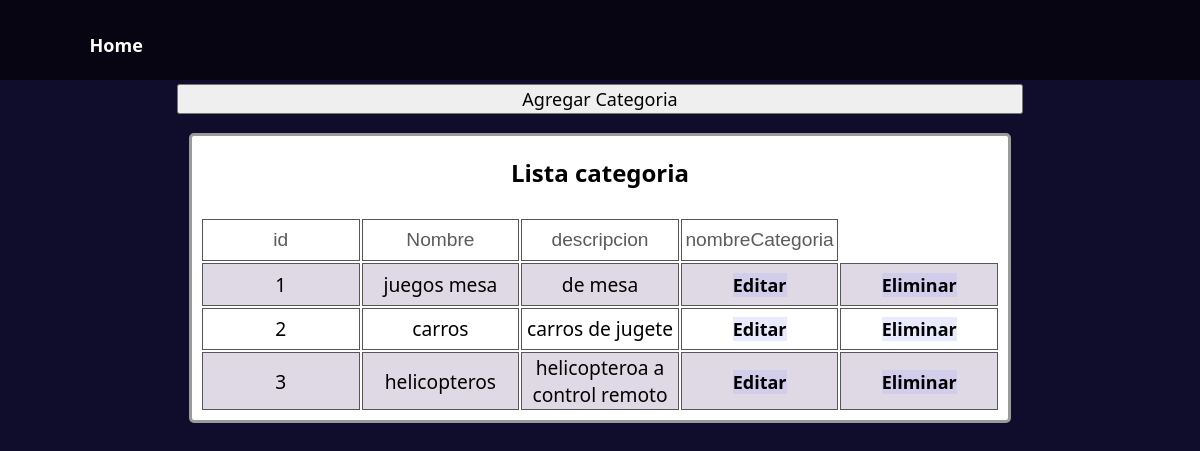
The app's page /EditSubcategoria/ (signed in), older data.
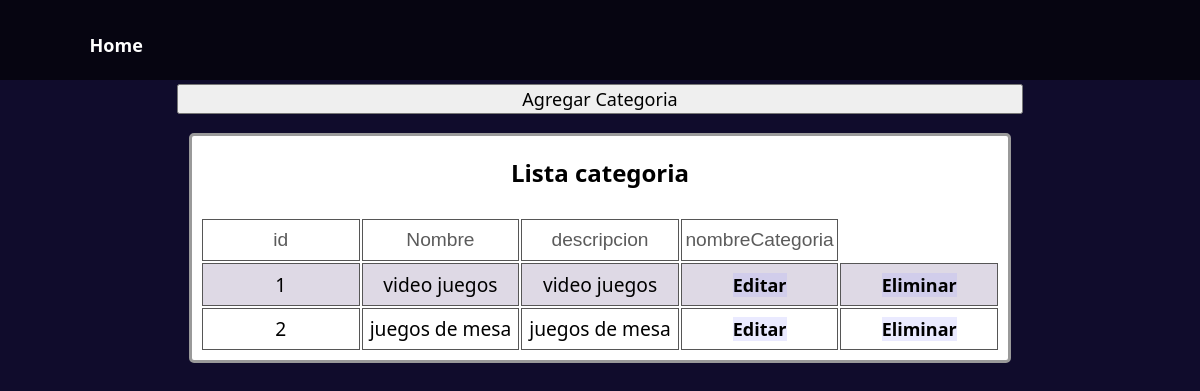
The same page, newer data.
### PruebaDjangoApp/models/Subcategorias.py (models this page shows)
class Subcategorias(models.Model):
    id = models.AutoField(primary_key=True)
    nombre = models.CharField('subcategoria', max_length=50)
    descripcion = models.CharField(max_length=100, default='descripcion')

### PruebaDjangoApp/views/SubcategoriasView2.py (the view)
# urls.py: path('EditSubcategoria/', views.SubcategoriasView2.categoria),
@login_required
def categoria(request):
    subcategoria = Subcategorias.objects.all().values()
    context = {
    'subcategoria': subcategoria
  }
    template =loader.get_template('AddSupcategoria.html')
    return HttpResponse(template.render(context, request))

### PruebaDjangoApp/Templates/AddSupcategoria.html (shortened to what this page needs)
{% extends "./index.html"%}
{% block body %}
<head>
</head>
<body>
  <div class="ArticuleForm">
  <button id="Abrir">Agregar Categoria</button>
  <div class="tabla">
    <h1>Lista categoria</h1>
    <table class="table" >
        <tr>
          <td class="tit">id</td>
          <td class="tit">Nombre</td>
          <td class="tit">descripcion</td>
          <td class="tit">nombreCategoria</td>
        </tr>
        {% for x in subcategoria %}
        <tr>
            <td>{{ x.id }}</td>
            <td>{{ x.nombre}}</td>
            <td>{{ x.descripcion }}</td>
        <td class="EdEltb"><a class="EdEl" href="/SubcategoriaiaPut/{{x.id}}/" >Editar</a></td>
        <td class="EdEltb"><a  class="EdEl" href="/SubcategoriaDelete/{{x.id}}/" > Eliminar</a></td>
        </tr>
        {% endfor %}
    </table>
</div>
    {% endblock %}

### PruebaDjangoApp/Templates/index.html (shortened to what this page needs)
<!DOCTYPE html>
<html>
  <head>
  </head>
  <body>
    <nav>
      <ul>
        <li class="right"><a class="nav" href="/logOut/">{{palabra}}</a></li>
        <li class="left"><a class="nav" href="/user/home/">Home</a></li>
        <li class="right"><a class="nav" href="/login/">{{login}}</a></li>
        <li class="right"><a class="nav" href="/userCreate/">{{signup}}</a></li>
      </ul>
    </nav>
  <article class="contenido">
    {% block body %}
    {% endblock %}
  </article>
  </body>
</html>

### PruebaDjangoApp/Templates/index.html (style rules this page uses)
body { background-color: #100c2c; display: flex; flex-direction: column; justify-content: center; align-items: center; margin:0px; }
li { margin-left: 1.5em; margin-right: 1.5em; font-size: 1.5em; font-family:'Segoe UI', Tahoma, Geneva, Verdana, sans-serif; }
a { text-decoration: none }
.tabla { display: flex; flex-direction: column; justify-content: center; align-items: center; align-content: center; background-color: rgb(255, 255, 255); border-radius: 5px; border:3px solid rgb(154, 154, 154); margin: 1em; }
h1 { font-family: 'Segoe UI', Tahoma, Geneva, Verdana, sans-serif; }
table { margin: 0.5em; }
.tabla td { table-layout: fixed; text-align: center; font-size: larger; font-family: 'Segoe UI', Tahoma, Geneva, Verdana, sans-serif; width: 8em; height: 2em; border-collapse: collapse; border: 0.5px solid rgb(86, 86, 86); }
.tit { font-family:'Franklin Gothic Medium', 'Arial Narrow', Arial, sans-serif !important; color: rgb(91, 91, 91); }
tr:nth-child(odd) { background-color: white; }
tr:nth-child(even) { background-color: rgb(222, 217, 229); }
form input,button,a { font-family: 'Segoe UI', Tahoma, Geneva, Verdana, sans-serif; font-size: large; margin: 0.2em; }
form button,a { background-color: rgba(32, 32, 76, 0.228); font-weight: bold; }
.ArticuleForm { display: grid !important; }
.EdEl,a { color: black; font-weight: bold; }
a { background-color: rgba(163, 163, 255, 0.228); }
ul { list-style: none; margin: 0; padding: 2.5em; justify-content: center; align-items: center; text-align: center; justify-items: center; }
li { margin-top: -1em; display: inline-block; padding: 10px; }
.left { float: left; }
.right { float: right; }
nav { background-color: rgba(0, 0, 0, 0.623); width: 100%; }
.nav { background-color: transparent; color: white; }
.contenido { width: 100%; display: flex; justify-content: center; align-items: center; align-content: center; text-align: center; margin: 0 auto; }

Row changes from the older to the newer data that the page shows:
removed Subcategorias: id "3", nombre "helicopteros", descripcion "helicopteroa a control remoto"
changed Subcategorias id 1: nombre "juegos mesa" → "video juegos"; descripcion "de mesa" → "video juegos"
changed Subcategorias id 2: nombre "carros" → "juegos de mesa"; descripcion "carros de jugete" → "juegos de mesa"
